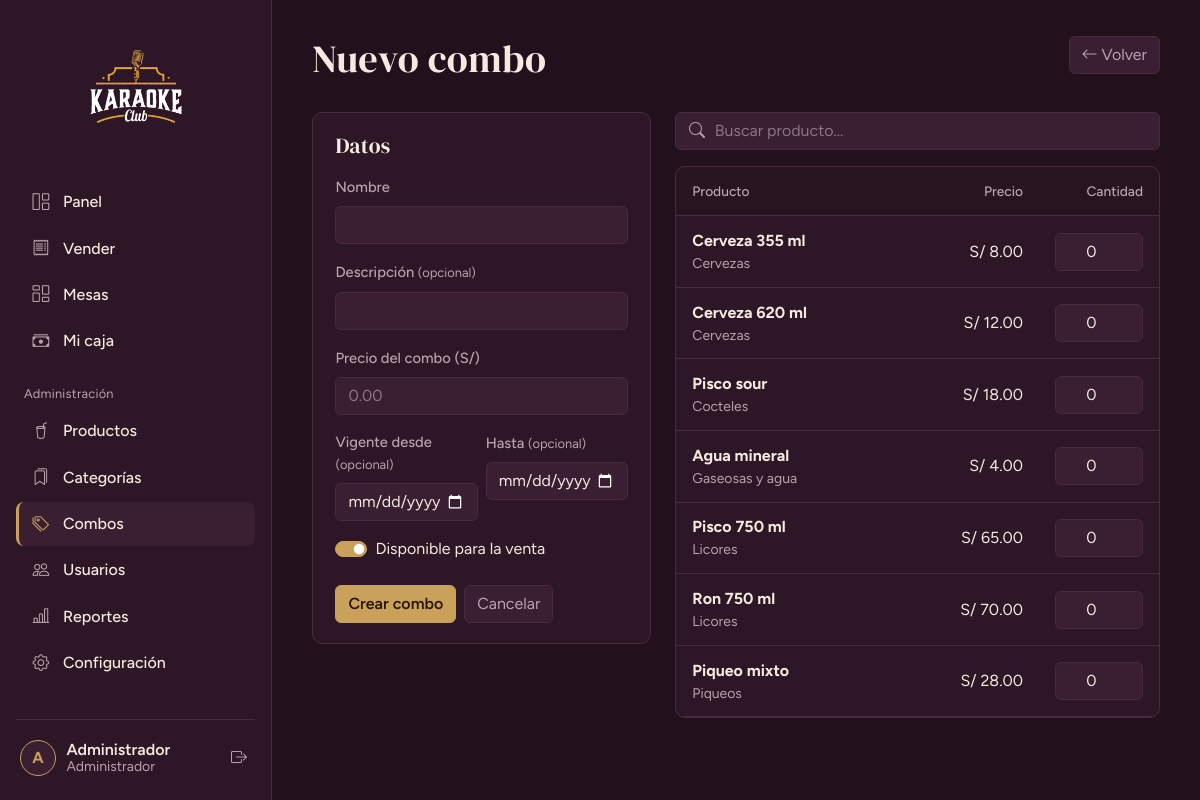
/combos/crear (signed in), run on the app's committed database.
### tables this page shows
CREATE TABLE IF NOT EXISTS usuarios (
  id          INT UNSIGNED PRIMARY KEY AUTO_INCREMENT,
  rol_id      TINYINT UNSIGNED NOT NULL,
  nombre      VARCHAR(100) NOT NULL,
  usuario     VARCHAR(50)  NOT NULL UNIQUE,
  password    VARCHAR(255) NOT NULL,            
  telefono    VARCHAR(20)  NULL,
  estado      TINYINT(1) NOT NULL DEFAULT 1,    
  ultimo_login DATETIME NULL,
  created_at  TIMESTAMP NOT NULL DEFAULT CURRENT_TIMESTAMP,
  CONSTRAINT fk_usuarios_rol FOREIGN KEY (rol_id) REFERENCES roles(id)
);

CREATE TABLE IF NOT EXISTS productos (
  id            INT UNSIGNED PRIMARY KEY AUTO_INCREMENT,
  categoria_id  INT UNSIGNED NOT NULL,
  nombre        VARCHAR(120) NOT NULL,
  precio        DECIMAL(10,2) NOT NULL,
  stock         INT NOT NULL DEFAULT 0,
  stock_minimo  INT NOT NULL DEFAULT 5,         
  imagen        VARCHAR(255) NULL,
  estado        TINYINT(1) NOT NULL DEFAULT 1,
  created_at    TIMESTAMP NOT NULL DEFAULT CURRENT_TIMESTAMP,
  CONSTRAINT fk_productos_categoria FOREIGN KEY (categoria_id) REFERENCES categorias(id),
  INDEX idx_productos_nombre (nombre)
);

CREATE TABLE IF NOT EXISTS categorias (
  id      INT UNSIGNED PRIMARY KEY AUTO_INCREMENT,
  nombre  VARCHAR(80) NOT NULL UNIQUE,
  estado  TINYINT(1) NOT NULL DEFAULT 1
);

### app/core/Controller.php (called while the page is built, shortened)
<?php
abstract class Controller
{
    protected function view(string $view, array $data = [], string $layout = 'main'): void
    {
        extract($data, EXTR_SKIP);
        require APP_PATH . "/views/$view.php";
        $content = ob_get_clean();
        require APP_PATH . "/views/layouts/$layout.php";
    }
    protected function requireAuth(array $roles = []): void
    {
        Auth::refresh();
    }
}

### app/controllers/CombosController.php (called while the page is built, shortened)
<?php
class CombosController extends Controller
{
    public function __construct()
    {
        $this->requireAuth(['admin']);
    }
    public function crear(): void
    {
        $this->view('combos/form', ['title' => 'Nuevo combo', 'modo' => 'crear', 'c' => [], 'actuales' => [], 'productos' => $this->productos()]);
    }
    private function productos(): array
    {
        return Database::all(
            'SELECT p.id, p.nombre, p.precio, p.stock, c.nombre AS categoria
               FROM productos p JOIN categorias c ON c.id = p.categoria_id
              WHERE p.estado = 1 ORDER BY c.nombre, p.nombre'
        );
    }
}

### app/core/Router.php (called while the page is built, shortened)
<?php
class Router
{
    public function dispatch(): void
    {
        try {
            $url   = trim((string) ($_GET['url'] ?? ''), '/');
            $parts = $url === '' ? [] : explode('/', $url);
            $c = strtolower($parts[0]);
            $m = $parts[1] ?? ($c === 'auth' ? 'login' : 'index');
            $params = array_slice($parts, 2);
            $obj = new $class();
            $ref = new ReflectionMethod($obj, $m);
            $ref->invokeArgs($obj, $params);
        } catch (AppException $e) {
            (new ErrorController())->show500($e->getMessage());
        } catch (Throwable $e) {
            error_log((string) $e);
            (new ErrorController())->show500(APP_ENV === 'development' ? $e->getMessage() : null);
        }
    }
}

### public/index.php (called while the page is built, shortened)
<?php
require APP_PATH . '/config/config.php';
spl_autoload_register(function (string $class): void {
    foreach (['core', 'controllers', 'models'] as $dir) {
        $file = APP_PATH . "/$dir/$class.php";
        if (is_file($file)) { require $file; return; }
    }
});
require APP_PATH . '/core/helpers.php';
(new Router())->dispatch();

### app/core/helpers.php (called while the page is built, shortened)
<?php
function e(mixed $v): string { return htmlspecialchars((string) $v, ENT_QUOTES | ENT_SUBSTITUTE, 'UTF-8'); }
function url(string $path = ''): string { return BASE_URL . '/' . ltrim($path, '/'); }
function asset(string $path): string
{
    $file = ROOT_PATH . '/public/' . ltrim($path, '/');
    return url($path) . '?v=' . (is_file($file) ? filemtime($file) : 1);
}
function old(string $key, string $default = ''): string { return e($GLOBALS['_old'][$key] ?? $default); }
function money(float|int|string|null $n): string { return 'S/ ' . number_format((float) $n, 2); }

### app/core/Database.php (called while the page is built, shortened)
<?php
class Database
{
    private static ?PDO $pdo = null;
    public static function pdo(): PDO
    {
        if (self::$pdo === null) {
            try {
                $dsn = 'mysql:host=' . DB_HOST . ';dbname=' . DB_NAME . ';charset=utf8mb4';
                self::$pdo = new PDO($dsn, DB_USER, DB_PASS, [
                    PDO::ATTR_ERRMODE            => PDO::ERRMODE_EXCEPTION,
                    PDO::ATTR_DEFAULT_FETCH_MODE => PDO::FETCH_ASSOC,
                    PDO::ATTR_EMULATE_PREPARES   => false,
                ]);
                self::$pdo->exec("SET time_zone = '-05:00'");
            } catch (PDOException $e) {
                error_log('DB connect: ' . $e->getMessage());
                throw new AppException('No se pudo conectar a la base de datos. Revisa que MySQL esté encendido en XAMPP y que hayas importado database/karaoke_club.sql.');
            }
        }
        return self::$pdo;
    }
    public static function all(string $sql, array $params = []): array
    {
        $st = self::pdo()->prepare($sql);
        $st->execute($params);
        return $st->fetchAll();
    }
    public static function one(string $sql, array $params = []): ?array
    {
        $st = self::pdo()->prepare($sql);
        $st->execute($params);
        $row = $st->fetch();
        return $row === false ? null : $row;
    }
}

### app/models/Config.php (called while the page is built, shortened)
<?php
class Config
{
    private static ?array $cache = null;
    public static function get(string $clave, string $default = ''): string
    {
        if (self::$cache === null) {
            try {
                self::$cache = array_column(Database::all('SELECT clave, valor FROM configuracion'), 'valor', 'clave');
            } catch (Throwable $e) {
                self::$cache = [];
            }
        }
        return self::$cache[$clave] ?? $default;
    }
}

### app/config/menu.php (called while the page is built)
<?php
return [
  ['grupo' => '', 'items' => [
    ['label' => 'Panel',            'icon' => 'bi-grid-1x2',      'route' => 'dashboard', 'roles' => ['admin','cajero']],
    ['label' => 'Vender',           'icon' => 'bi-receipt',       'route' => 'ventas',    'roles' => ['admin','cajero']],
    ['label' => 'Mesas',            'icon' => 'bi-columns-gap',   'route' => 'mesas',     'roles' => ['admin','cajero']],
    ['label' => 'Mi caja',          'icon' => 'bi-cash-stack',    'route' => 'caja',      'roles' => ['admin','cajero']],
  ]],
  ['grupo' => 'Administración', 'items' => [
    ['label' => 'Productos',        'icon' => 'bi-cup-straw',     'route' => 'productos', 'roles' => ['admin']],
    ['label' => 'Categorías',       'icon' => 'bi-bookmarks',     'route' => 'categorias','roles' => ['admin']],
    ['label' => 'Combos',           'icon' => 'bi-tags',          'route' => 'combos',    'roles' => ['admin']],
    ['label' => 'Usuarios',         'icon' => 'bi-people',        'route' => 'usuarios',  'roles' => ['admin']],
    ['label' => 'Reportes',         'icon' => 'bi-bar-chart-line','route' => 'reportes',  'roles' => ['admin']],
    ['label' => 'Configuración',    'icon' => 'bi-gear',          'route' => 'configuracion', 'roles' => ['admin']],
  ]],
];

### app/core/Auth.php (called while the page is built, shortened)
<?php
class Auth
{
    public static function user(): ?array { return $_SESSION['user'] ?? null; }
    public static function id(): int { return (int) ($_SESSION['user']['id'] ?? 0); }
    public static function role(): string { return (string) ($_SESSION['user']['rol'] ?? ''); }
    public static function is(string ...$roles): bool { return in_array(self::role(), $roles, true); }
    public static function refresh(): void
    {
        $u = Usuario::buscarPorId(self::id());
    }
}

### app/models/Usuario.php (called while the page is built, shortened)
<?php
class Usuario
{
    public static function buscarPorId(int $id): ?array
    {
        return Database::one(
            'SELECT u.*, r.nombre AS rol FROM usuarios u JOIN roles r ON r.id = u.rol_id WHERE u.id = ? LIMIT 1',
            [$id]
        );
    }
}

### app/views/combos/form.php (the view, shortened to what this page needs)
<?php
$editar = $modo === 'editar';
$old    = $GLOBALS['_old'] ?? [];
$oldComp = is_array($old['comp'] ?? null) ? $old['comp'] : null;
$enVenta = $editar ? (int) $c['estado'] === 1 : (empty($old) || isset($old['estado']));
?>
<header class="page-head page-head--actions">
  <div>
    <h1><?= $editar ? 'Editar combo' : 'Nuevo combo' ?></h1>
  </div>
  <a class="btn btn-outline-field" href="<?= url('combos') ?>"><i class="bi bi-arrow-left"></i> Volver</a>
</header>
<form method="post" action="<?= url($editar ? 'combos/actualizar/' . (int) $c['id'] : 'combos/guardar') ?>" autocomplete="off">
  <div class="row g-4">
    <div class="col-lg-5">
      <section class="panel">
        <h2 class="panel__title mb-3">Datos</h2>
        <div class="mb-3">
          <label class="form-label" for="nombre">Nombre</label>
          <input class="form-control" id="nombre" name="nombre" maxlength="120" required value="<?= old('nombre', $c['nombre'] ?? '') ?>">
        </div>
        <div class="mb-3">
          <label class="form-label" for="descripcion">Descripción <small>(opcional)</small></label>
          <input class="form-control" id="descripcion" name="descripcion" maxlength="255" value="<?= old('descripcion', $c['descripcion'] ?? '') ?>">
        </div>
        <div class="mb-3">
          <label class="form-label" for="precio">Precio del combo (S/)</label>
          <input class="form-control" id="precio" name="precio" inputmode="decimal" required value="<?= old('precio', isset($c['precio']) ? number_format((float) $c['precio'], 2, '.', '') : '') ?>" placeholder="0.00">
        </div>
        <div class="row g-2 mb-3">
          <div class="col-6"><label class="form-label" for="desde">Vigente desde <small>(opcional)</small></label>
            <input class="form-control" id="desde" name="desde" type="date" value="<?= old('desde', $c['vigente_desde'] ?? '') ?>"></div>
          <div class="col-6"><label class="form-label" for="hasta">Hasta <small>(opcional)</small></label>
            <input class="form-control" id="hasta" name="hasta" type="date" value="<?= old('hasta', $c['vigente_hasta'] ?? '') ?>"></div>
        </div>
        <div class="form-check form-switch mb-4">
          <input class="form-check-input" type="checkbox" role="switch" id="estado" name="estado" value="1"<?= $enVenta ? ' checked' : '' ?>>
          <label class="form-check-label" for="estado">Disponible para la venta</label>
        </div>
        <div class="d-flex gap-2">
          <button class="btn btn-brass" type="submit"><?= $editar ? 'Guardar cambios' : 'Crear combo' ?></button>
          <a class="btn btn-outline-field" href="<?= url('combos') ?>">Cancelar</a>
        </div>
      </section>
    </div>
    <div class="col-lg-7">
      <div class="toolbar">
        <div class="search-field"><i class="bi bi-search"></i>
          <input type="search" class="form-control" placeholder="Buscar producto..." data-filter-text="tablaComp" aria-label="Buscar producto"></div>
      </div>
      <section class="panel panel--flush">
        <div class="table-responsive">
          <table class="table table-app align-middle mb-0" id="tablaComp">
            <thead><tr><th>Producto</th><th class="text-end">Precio</th><th class="text-end" style="width:120px">Cantidad</th></tr></thead>
            <tbody>
            <?php foreach ($productos as $p):
                $q = $oldComp !== null ? (int) ($oldComp[$p['id']] ?? 0) : (int) ($actuales[$p['id']] ?? 0); ?>
              <tr class="<?= $q > 0 ? 'is-picked' : '' ?>" data-search="<?= e(mb_strtolower($p['nombre'] . ' ' . $p['categoria'])) ?>">
                <td><strong><?= e($p['nombre']) ?></strong><small class="d-block text-secondary"><?= e($p['categoria']) ?></small></td>
                <td class="text-end"><?= e(money($p['precio'])) ?></td>
                <td><input type="number" class="form-control text-center" name="comp[<?= (int) $p['id'] ?>]" value="<?= $q ?>" min="0" max="99" inputmode="numeric" aria-label="Cantidad de <?= e($p['nombre']) ?> en el combo"></td>
              </tr>
            <?php endforeach; ?>
            </tbody>
          </table>
        </div>
      </section>
    </div>
  </div>
</form>

### app/views/layouts/main.php (shortened to what this page needs)
<?php
$menu  = require APP_PATH . '/config/menu.php';
$user  = Auth::user();
$local = Config::get('nombre_local', 'Karaoke Club');
$inicial = mb_strtoupper(mb_substr($user['nombre'] ?? '?', 0, 1));
?>
<!doctype html>
<html lang="es" data-bs-theme="dark">
<head>
  <?php include APP_PATH . '/views/layouts/_head.php'; ?>
</head>
<body>
<div class="shell">
  <aside class="sidebar offcanvas-lg offcanvas-start" tabindex="-1" id="sidebar" aria-label="Menú principal">
    <div class="sidebar__brand">
      <img class="brand-logo brand-logo--sidebar" src="<?= asset('assets/logo.png') ?>" alt="<?= e($local) ?>">
    </div>
    <nav class="sidebar__nav">
      <?php foreach ($menu as $grupo):
          $items = array_filter($grupo['items'], fn($i) => in_array(Auth::role(), $i['roles'], true));
          if (!$items) continue; ?>
        <?php if ($grupo['grupo'] !== ''): ?><p class="nav-group"><?= e($grupo['grupo']) ?></p><?php endif; ?>
        <?php foreach ($items as $i):
            $activo = Router::$controller === $i['route']; ?>
          <a class="nav-item-link<?= $activo ? ' is-active' : '' ?>" href="<?= url($i['route']) ?>"<?= $activo ? ' aria-current="page"' : '' ?>>
            <i class="bi <?= e($i['icon']) ?>"></i><span><?= e($i['label']) ?></span>
          </a>
        <?php endforeach; ?>
      <?php endforeach; ?>
    </nav>
    <div class="sidebar__user">
      <a class="user-chip" href="<?= url('perfil') ?>" title="Mi perfil">
        <span class="avatar"><?= e($inicial) ?></span>
        <span class="user-chip__text">
          <strong><?= e($user['nombre']) ?></strong>
          <small><?= Auth::is('admin') ? 'Administrador' : 'Cajero' ?></small>
        </span>
      </a>
      <form method="post" action="<?= url('auth/logout') ?>" data-confirm="¿Cerrar sesión?" data-confirm-button="Sí, salir">
        <button class="btn btn-icon" type="submit" title="Cerrar sesión" aria-label="Cerrar sesión"><i class="bi bi-box-arrow-right"></i></button>
      </form>
    </div>
  </aside>
  <main class="content">
    <?= $content ?>
  </main>
</div>
</body>
</html>

### data on the page
usuarios: nombre "A", nombre "Administrador"
productos: nombre "Cerveza 355 ml", categoria.nombre "Cervezas", precio "S/ 8.00", id "0"
productos: nombre "Cerveza 620 ml", categoria.nombre "Cervezas", precio "S/ 12.00", id "0"
productos: nombre "Pisco sour", categoria.nombre "Cocteles", precio "S/ 18.00", id "0"
productos: nombre "Agua mineral", categoria.nombre "Gaseosas y agua", precio "S/ 4.00", id "0"
productos: nombre "Pisco 750 ml", categoria.nombre "Licores", precio "S/ 65.00", id "0"
productos: nombre "Ron 750 ml", categoria.nombre "Licores", precio "S/ 70.00", id "0"
productos: nombre "Piqueo mixto", categoria.nombre "Piqueos", precio "S/ 28.00", id "0"

### other printed values
$i['label'] "Panel"
$i['label'] "Vender"
$i['label'] "Mesas"
$i['label'] "Mi caja"
$grupo['grupo'] "Administración"
$i['label'] "Productos"
$i['label'] "Categorías"
$i['label'] "Combos"
$i['label'] "Usuarios"
$i['label'] "Reportes"
$i['label'] "Configuración"
